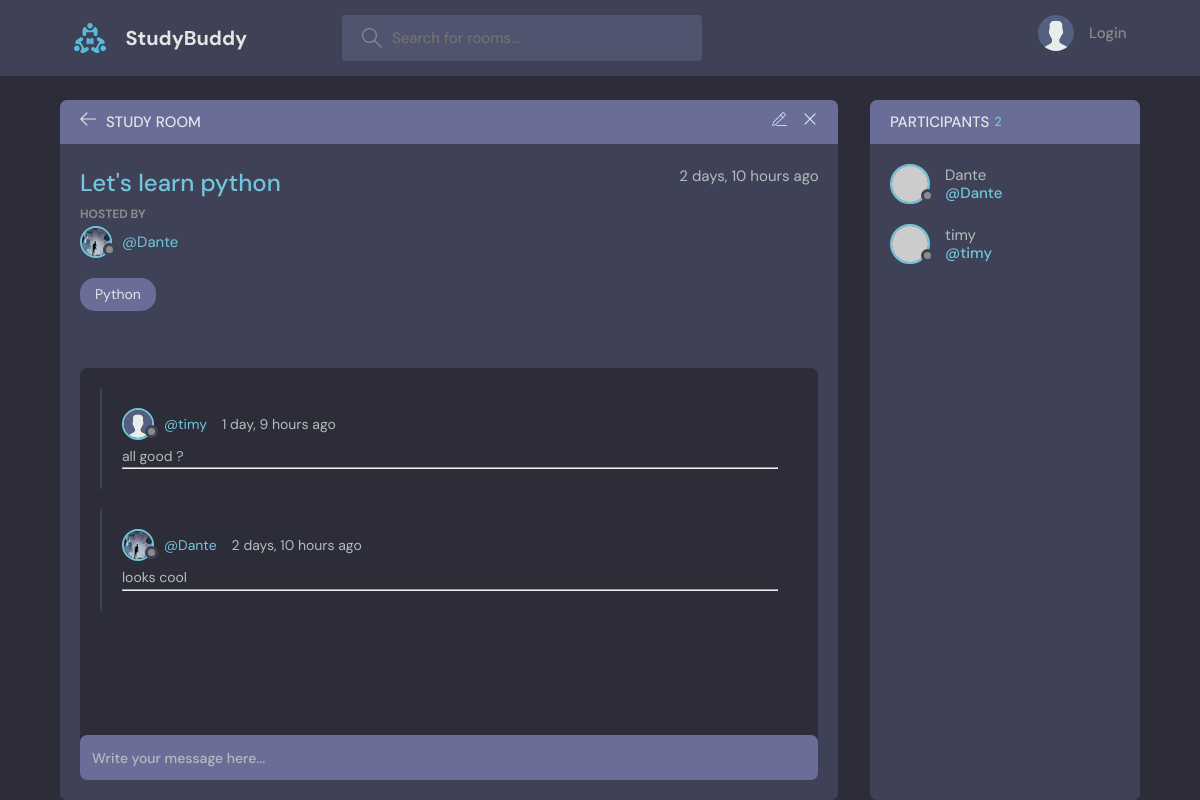
The page /room/1/ on the database its author committed.
### base/models.py (models this page shows, shortened)
class Room (models.Model):
    host= models.ForeignKey(User, on_delete= models.SET_NULL, null=True)
    topic = models.ForeignKey(Topic, on_delete=models.SET_NULL, null = True)
    name = models.CharField(max_length=200)
    description = models.TextField(null=True, blank= True)
    participants = models.ManyToManyField(User, related_name='participants', blank=True)
    updated = models.DateTimeField (auto_now= True)
    created = models.DateTimeField (auto_now_add= True)
    class Meta:
        ordering = ['-updated', '-created']

class User(AbstractUser):
    name = models.CharField(max_length=200, null=True)
    email = models.EmailField(unique=True , null=True)
    bio = models.TextField(null=True)
    avatar = models.ImageField(null= True, default="avatar.svg")
    USERNAME_FIELD = 'email'
    REQUIRED_FIELDS = []

class Topic (models.Model):
    name = models.CharField(max_length=200)

class Message(models.Model):
    user = models.ForeignKey(User, on_delete= models.CASCADE)
    room = models.ForeignKey(Room, on_delete=models.CASCADE)
    body = models.TextField()
    updated = models.DateTimeField(auto_now = True)
    created = models.DateTimeField(auto_now_add = True)
    class Meta:
        ordering = ['-updated', '-created']

### base/views.py (the view, shortened to what this page needs)
# urls.py: path('room/<str:pk>/', views.room, name="room" ),
def room(request, pk):
    room = Room.objects.get(id=pk)
    room_messages = room.message_set.all()
    participants = room.participants.all()
    context = {'room': room, 'room_messages':room_messages, 'participants':participants}
    return render(request, 'base/room.html', context )

### base/templates/base/room.html (shortened to what this page needs)
{% extends 'main.html' %}
{% block content %}
<main class="profile-page layout layout--2">
  <div class="container">
    <div class="room">
      <div class="room__top">
        <div class="room__topLeft">
          <a href="index.html">
            <svg version="1.1" xmlns="http://www.w3.org/2000/svg" width="32" height="32" viewBox="0 0 32 32">
              <title>arrow-left</title>
              <path
                d="M13.723 2.286l-13.723 13.714 13.719 13.714 1.616-1.611-10.96-10.96h27.625v-2.286h-27.625l10.965-10.965-1.616-1.607z">
              </path>
            </svg>
          </a>
          <h3>Study Room</h3>
        </div>
        <div class="room__topRight">
          <a href="{% url 'update-room' room.id %}">
          </a>
          <a href="{% url 'delete-room' room.id %}">
            <svg version="1.1" xmlns="http://www.w3.org/2000/svg" width="32" height="32" viewBox="0 0 32 32">
              <title>remove</title>
              <path
                d="M27.314 6.019l-1.333-1.333-9.98 9.981-9.981-9.981-1.333 1.333 9.981 9.981-9.981 9.98 1.333 1.333 9.981-9.98 9.98 9.98 1.333-1.333-9.98-9.98 9.98-9.981z">
              </path>
            </svg>
          </a>
        </div>
      </div>
      <div class="room__box scroll">
        <div class="room__header scroll">
          <div class="room__info">
            <h3>{{room.name}}</h3>
            <span>{{room.created|timesince}} ago</span>
          </div>
          <div class="room__hosted">
            <p>Hosted By</p>
            <a href="{% url 'user-profile' room.host.id %}" class="room__author">
              <div class="avatar avatar--small">
                <img src="{{room.host.avatar.url}}" />
              </div>
              <span>@{{room.host.username}}</span>
            </a>
          </div>
          <span class="room__topics">{{room.topic.name}}</span>
        </div>
        <div class="room__conversation">
          <div class="threads scroll">
            {% for message in room_messages %}
            <div class="thread">
              <div class="thread__top">
                <div class="thread__author">
                  <a href="{{message.user.avatar.url}}" class="thread__authorInfo">
                    <div class="avatar avatar--small">
                      <img src="{{message.user.avatar.url}}" />
                    </div>
                    <span>@{{message.user.username}}</span>
                  </a>
                  <span class="thread__date">{{message.created|timesince}} ago</span>
                </div>
              </div>
              <div class="thread__details">
                {{message.body}}
              </div>
              <hr>
            </div>
            {% endfor %}
          </div>
        </div>
      </div>
      <div class="room__message">
        <form action="" method="POST">
          <input name="body" placeholder="Write your message here..." />
        </form>
      </div>
    </div>
    <div class="participants">
      <h3 class="participants__top">Participants<span>{{participants.count}}</span></h3>
      <div class="participants__list scroll">
        {% for user in participants %}
        <a href="{% url 'user-profile' user.id %}" class="participant">
          <div class="avatar avatar--medium">
            <img src="https://randomuser.me/api/portraits/men/37.jpg" />
          </div>
          <p>
            {{user.username}}
            <span>@{{user.username}}</span>
          </p>
        </a>
        {% endfor %}
      </div>
    </div>
  </div>
</main>
{% endblock content %}

### rows shown on the page
Room: name "Let's learn python", created "2 days, 10 hours", host.avatar (picture), host.username "Dante", topic.name "Python"
Message: user.avatar (placeholder picture), user.username "timy", created "1 day, 9 hours", body "all good ?"
Message: user.avatar (picture), user.username "Dante", created "2 days, 10 hours", body "looks cool"
User: username "Dante"
User: username "timy"

### other values the page prints
{{ participants.count }} "2"
